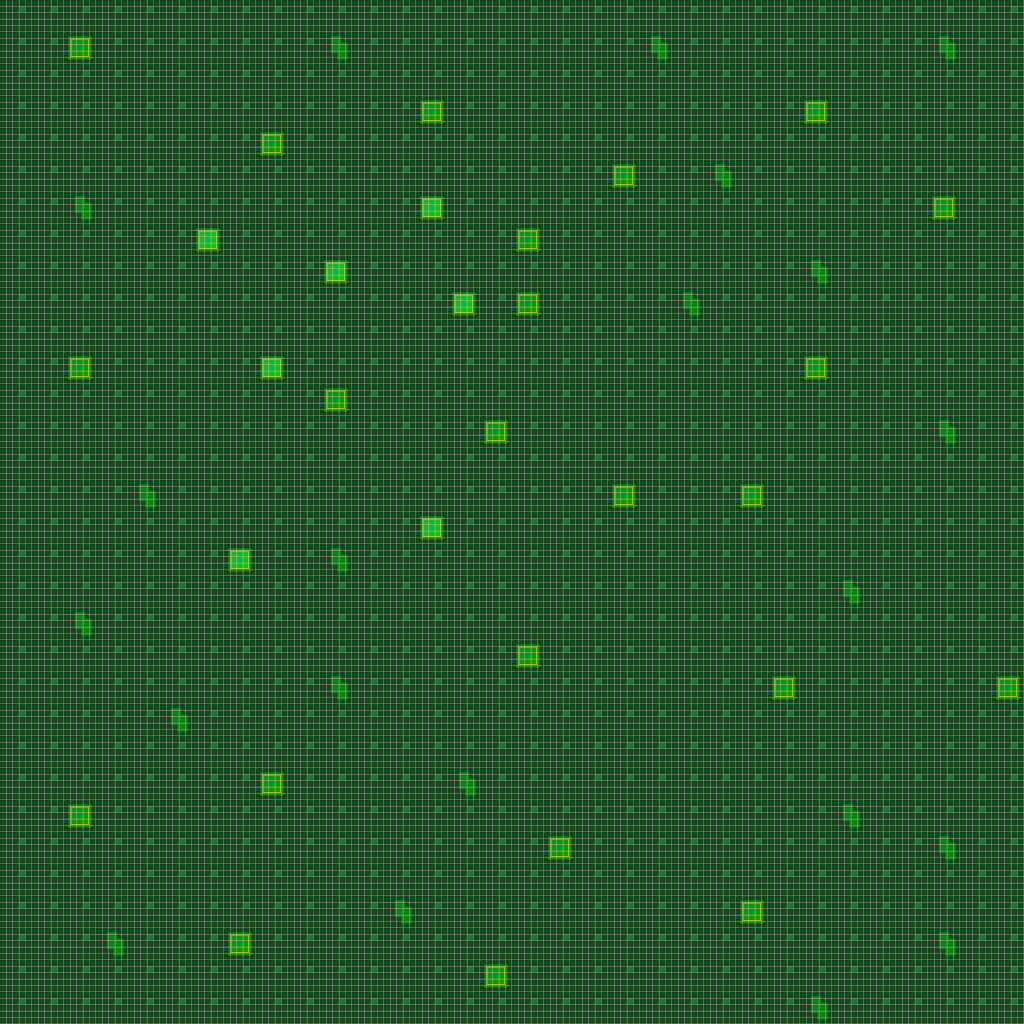

This is a level from a 2D game, rendered from its Tiled map with the project's own tilesets. A one-line summary and the complete map file follow:
An orthogonal 32x32 tile map with 32x32 px tiles, 1 tile layer (Tile Layer 1).

<map version="1.8" tiledversion="1.8.0" orientation="orthogonal" renderorder="right-down" width="32" height="32" tilewidth="32" tileheight="32" infinite="0" nextlayerid="2" nextobjectid="1">
 <properties>
  <property name="scale" value="5" />
 </properties>
 <tileset firstgid="1" name="comps-demo-map-parts" tilewidth="32" tileheight="32" tilecount="4" columns="2">
  <properties>
   <property name="filename" value="comp-map-parts.tmx" />
   <property name="type" value="composite-map-tileset" />
  </properties>
  <image source="comps-demo-map-parts.png" width="64" height="64" />
  <tile id="1">
   <properties>
    <property name="tiled-map-filename" value="comp-map-parts.tmx" />
   </properties>
  </tile>
 </tileset>
 <layer id="1" name="Tile Layer 1" width="32" height="32">
  <data encoding="csv">
3,3,3,3,3,3,3,3,3,3,3,3,3,3,3,3,3,3,3,3,3,3,3,3,3,3,3,3,3,3,3,3,
3,3,4,3,3,3,3,3,3,3,2,3,3,3,3,3,3,3,3,3,2,3,3,3,3,3,3,3,3,2,3,3,
3,3,3,3,3,3,3,3,3,3,3,3,3,3,3,3,3,3,3,3,3,3,3,3,3,3,3,3,3,3,3,3,
3,3,3,3,3,3,3,3,3,3,3,3,3,4,3,3,3,3,3,3,3,3,3,3,3,4,3,3,3,3,3,3,
3,3,3,3,3,3,3,3,4,3,3,3,3,3,3,3,3,3,3,3,3,3,3,3,3,3,3,3,3,3,3,3,
3,3,3,3,3,3,3,3,3,3,3,3,3,3,3,3,3,3,3,4,3,3,2,3,3,3,3,3,3,3,3,3,
3,3,2,3,3,3,3,3,3,3,3,3,3,1,3,3,3,3,3,3,3,3,3,3,3,3,3,3,3,4,3,3,
3,3,3,3,3,3,1,3,3,3,3,3,3,3,3,3,4,3,3,3,3,3,3,3,3,3,3,3,3,3,3,3,
3,3,3,3,3,3,3,3,3,3,1,3,3,3,3,3,3,3,3,3,3,3,3,3,3,2,3,3,3,3,3,3,
3,3,3,3,3,3,3,3,3,3,3,3,3,3,1,3,4,3,3,3,3,2,3,3,3,3,3,3,3,3,3,3,
3,3,3,3,3,3,3,3,3,3,3,3,3,3,3,3,3,3,3,3,3,3,3,3,3,3,3,3,3,3,3,3,
3,3,4,3,3,3,3,3,1,3,3,3,3,3,3,3,3,3,3,3,3,3,3,3,3,4,3,3,3,3,3,3,
3,3,3,3,3,3,3,3,3,3,4,3,3,3,3,3,3,3,3,3,3,3,3,3,3,3,3,3,3,3,3,3,
3,3,3,3,3,3,3,3,3,3,3,3,3,3,3,4,3,3,3,3,3,3,3,3,3,3,3,3,3,2,3,3,
3,3,3,3,3,3,3,3,3,3,3,3,3,3,3,3,3,3,3,3,3,3,3,3,3,3,3,3,3,3,3,3,
3,3,3,3,2,3,3,3,3,3,3,3,3,3,3,3,3,3,3,4,3,3,3,4,3,3,3,3,3,3,3,3,
3,3,3,3,3,3,3,3,3,3,3,3,3,1,3,3,3,3,3,3,3,3,3,3,3,3,3,3,3,3,3,3,
3,3,3,3,3,3,3,1,3,3,2,3,3,3,3,3,3,3,3,3,3,3,3,3,3,3,3,3,3,3,3,3,
3,3,3,3,3,3,3,3,3,3,3,3,3,3,3,3,3,3,3,3,3,3,3,3,3,3,2,3,3,3,3,3,
3,3,2,3,3,3,3,3,3,3,3,3,3,3,3,3,3,3,3,3,3,3,3,3,3,3,3,3,3,3,3,3,
3,3,3,3,3,3,3,3,3,3,3,3,3,3,3,3,4,3,3,3,3,3,3,3,3,3,3,3,3,3,3,3,
3,3,3,3,3,3,3,3,3,3,2,3,3,3,3,3,3,3,3,3,3,3,3,3,4,3,3,3,3,3,3,4,
3,3,3,3,3,2,3,3,3,3,3,3,3,3,3,3,3,3,3,3,3,3,3,3,3,3,3,3,3,3,3,3,
3,3,3,3,3,3,3,3,3,3,3,3,3,3,3,3,3,3,3,3,3,3,3,3,3,3,3,3,3,3,3,3,
3,3,3,3,3,3,3,3,4,3,3,3,3,3,2,3,3,3,3,3,3,3,3,3,3,3,3,3,3,3,3,3,
3,3,4,3,3,3,3,3,3,3,3,3,3,3,3,3,3,3,3,3,3,3,3,3,3,3,2,3,3,3,3,3,
3,3,3,3,3,3,3,3,3,3,3,3,3,3,3,3,3,4,3,3,3,3,3,3,3,3,3,3,3,2,3,3,
3,3,3,3,3,3,3,3,3,3,3,3,3,3,3,3,3,3,3,3,3,3,3,3,3,3,3,3,3,3,3,3,
3,3,3,3,3,3,3,3,3,3,3,3,2,3,3,3,3,3,3,3,3,3,3,4,3,3,3,3,3,3,3,3,
3,3,3,2,3,3,3,4,3,3,3,3,3,3,3,3,3,3,3,3,3,3,3,3,3,3,3,3,3,2,3,3,
3,3,3,3,3,3,3,3,3,3,3,3,3,3,3,4,3,3,3,3,3,3,3,3,3,3,3,3,3,3,3,3,
3,3,3,3,3,3,3,3,3,3,3,3,3,3,3,3,3,3,3,3,3,3,3,3,3,2,3,3,3,3,3,3
</data>
 </layer>
</map>